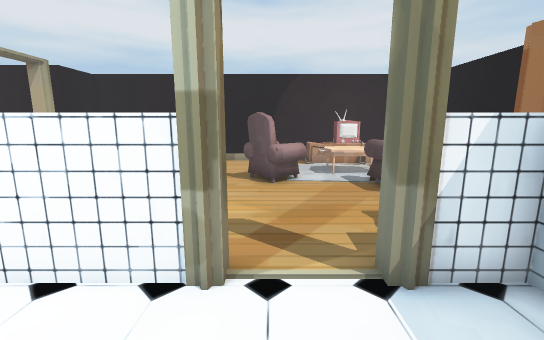
View 1 (above)

16 first-person views from a walk through a Unity game level. The camera is 1.2 m above the floor, tilts 10° down and sees 90° across. The floor is counted in squares, 0.5 m on a side. Each view is taken from the middle of a square. On the plan, view 1 faces up. The plan holds only what a view shows up to about 18 squares ahead; the rest is blank. The place goes on beyond the plan. Door leaves are left out, so doorways stand open. Some surface patterns are stand-ins.

View 2
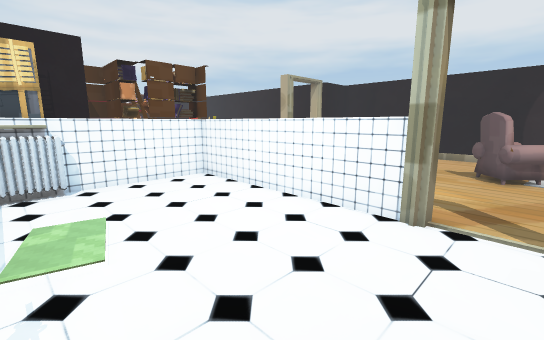

View 3
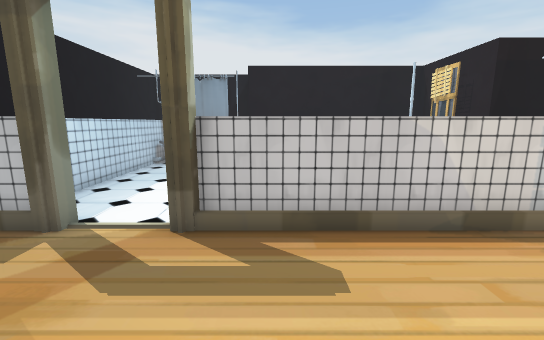

View 4
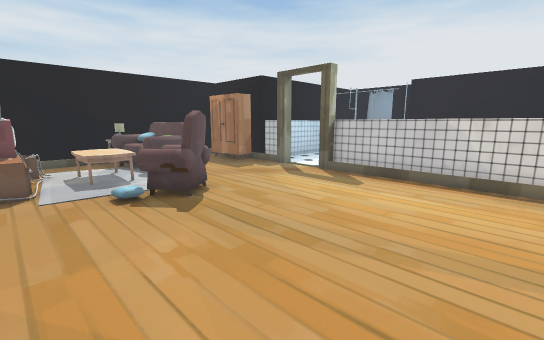

View 5
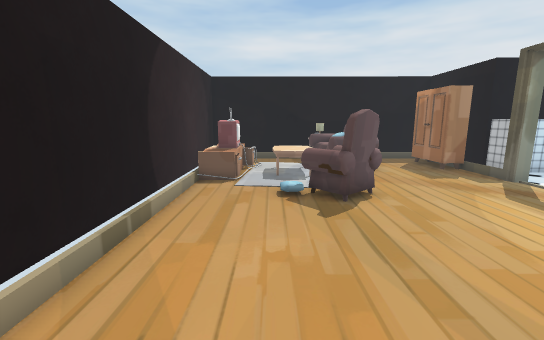

View 6
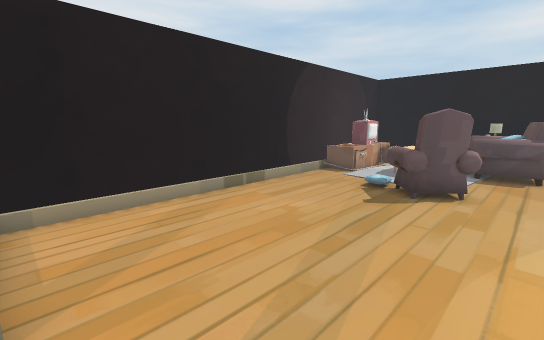

View 7
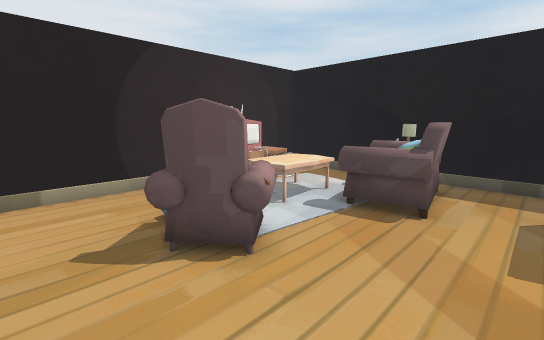

View 8
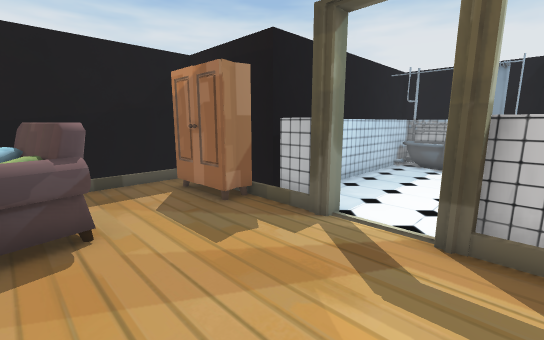

View 9
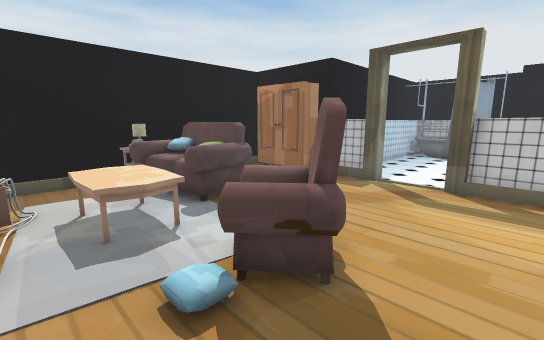

View 10
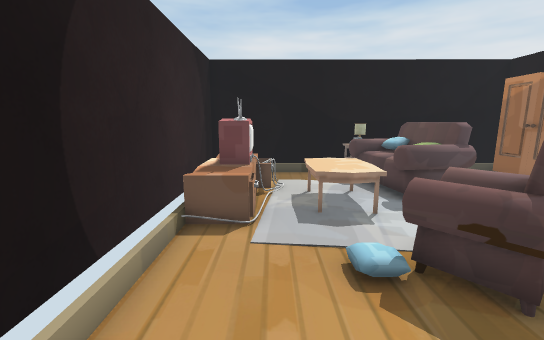

View 11
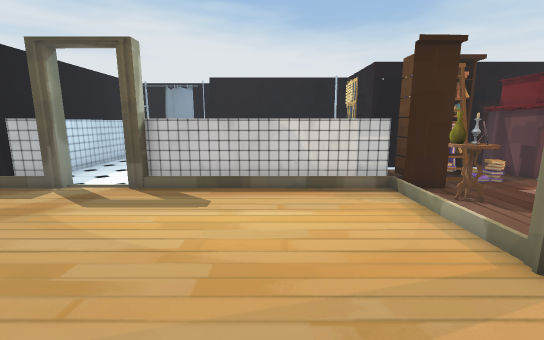

View 12
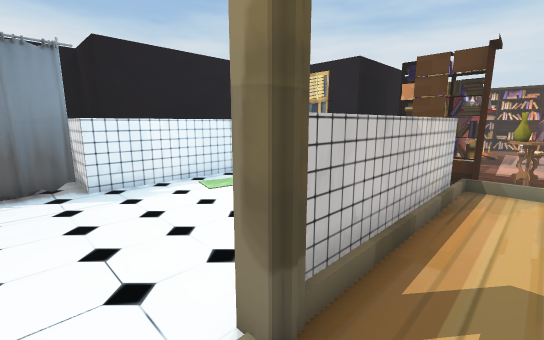

View 13
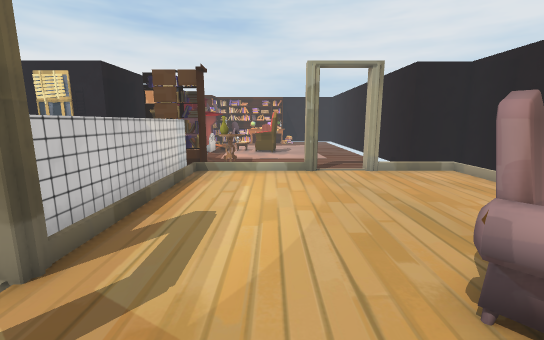

View 14
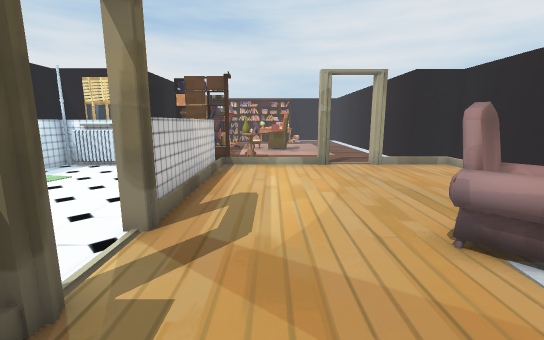

View 15
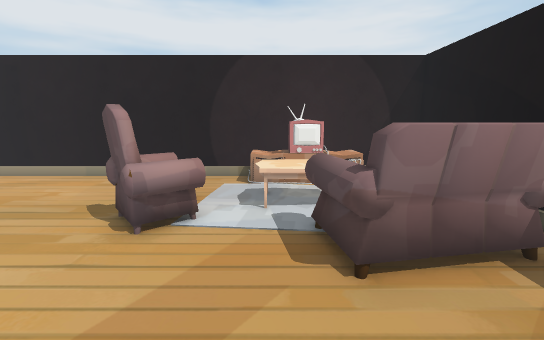

View 16
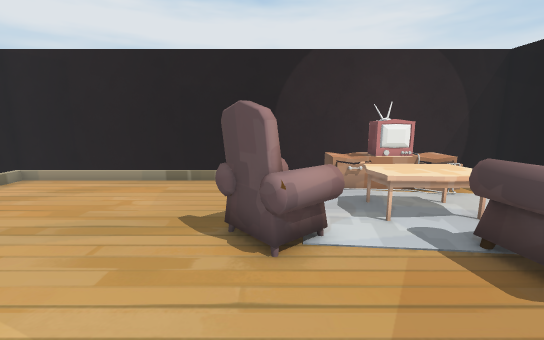

### Floor plan
Key: @ floor where view 1 was taken; # wall or solid block; . floor; D open door; = window, fence, low wall or low ledge; T TV; A table; S vase; O other object.
Columns run from 13 left of view 1 to 10 right of it. Each row starts with its distance up from view 1.
 18                 #####
 17   ################T #
 16   #............T TTTT
 15 ###................O..
 14   #............  AA ..
 13  .##.........O. AAA .. #
 12  .DD........OOO AAA OO##
 11  .DD........OOO..OOOOO##
 10   ##.........O...OOOOO #
  9    ..............OOOOO #
  8    ...................
  7    ...................
  6 OS ...................
  5 OS ...............####
  4 #############DD####
  3 =O O             ##
  2  # O             #
  1 O# O             #
  0 ###O         @   #
 -1   #O             #
 -2   #O             #
 -3   ##          .  #
 -4   #O             #
 -5   ##########OOOOO#
 -6            #OO  O#
 -7            ##OOOO#

Positions as (right, up) in squares from view 1, and headings:
1: (0, 0), facing up
2: (1, -3), facing up-left
3: (-3, 10), facing down
4: (-9, 16), facing down-right
5: (-9, 14), facing right
6: (-10, 9), facing up-right
7: (-3, 7), facing up-right
8: (-2, 10), facing down-right
9: (-3, 15), facing down-right
10: (-4, 15), facing right
11: (-6, 14), facing down
12: (1, 6), facing down-left
13: (3, 8), facing left
14: (5, 7), facing left
15: (3, 5), facing up
16: (0, 6), facing up
